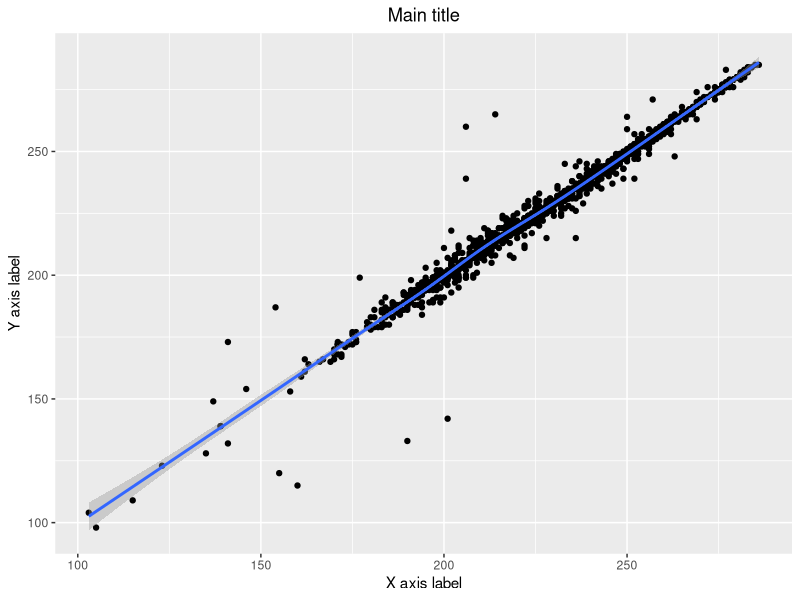
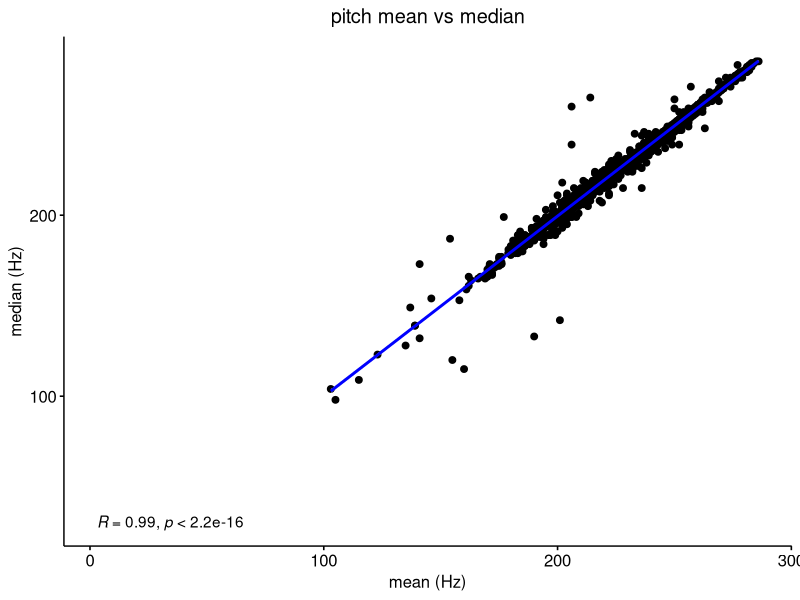
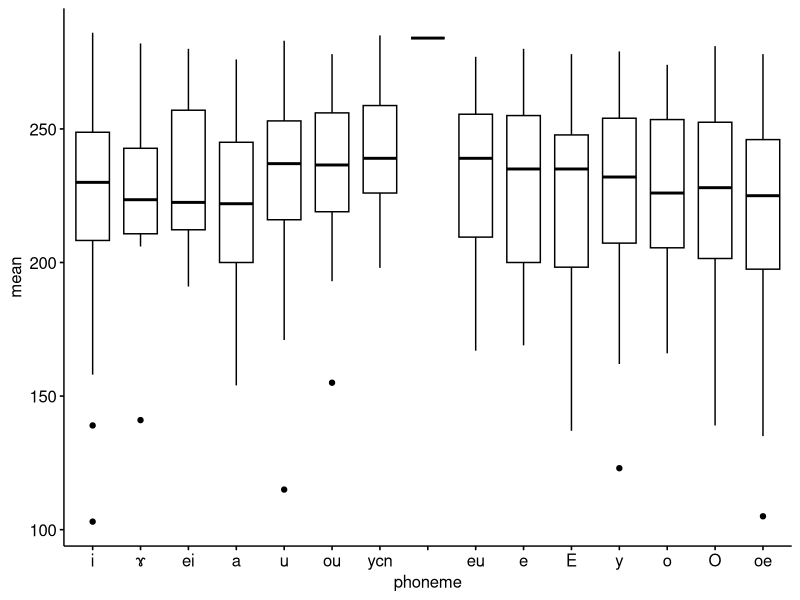
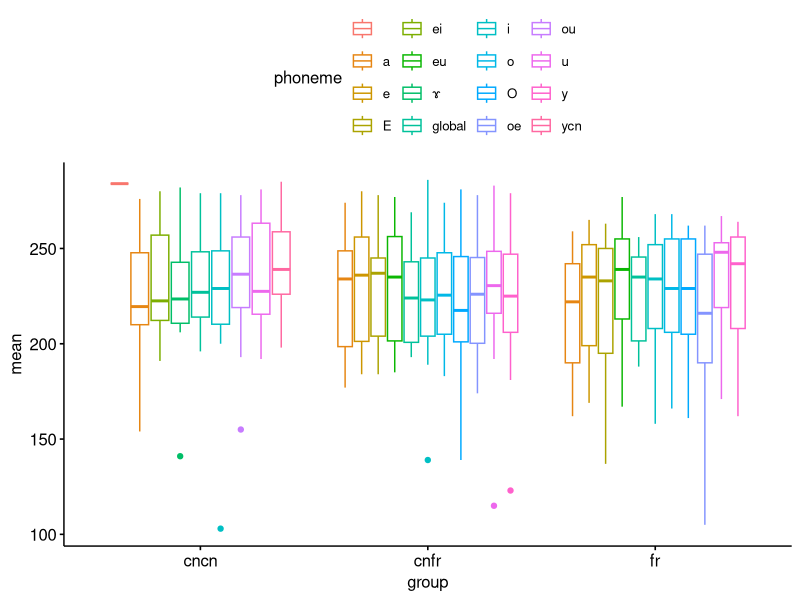
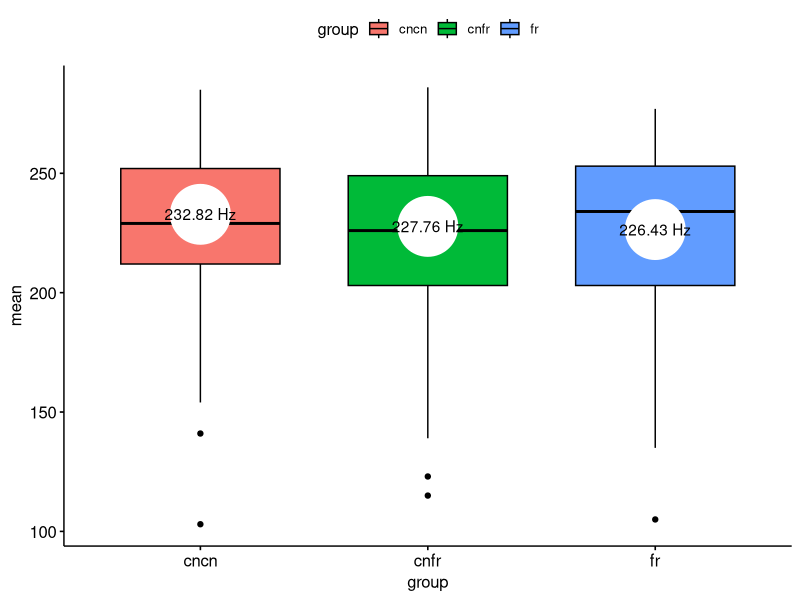

Write R code to recreate these figures, in order.
options(vsc.dev.args = list(width = 800, height = 600))
library(tidyverse)
pitchCncn <- read.csv("pitchLogCncn.txt")
pitchFrfr <- read.csv("pitchLogFrfr.txt")
pitchCnfr <- read.csv("pitchLogCnfr.txt")
pitchAll <- rbind(pitchCncn, pitchCnfr, pitchFrfr)

range(pitchAll$min)
range(pitchAll$mean)
pitchAll %>% filter(max==401)
diffPitchMeasure <- data.frame(pitchAll$mean - pitchAll$median)
diffPitchMeasure <- diffPitchMeasure %>% rename(pitchdf = 1)
range(diffPitchMeasure$pitchdf)
ggplot(pitchAll, aes(x = mean, y = median)) +
  geom_point() +
  geom_smooth() +
  labs(title = "Main title", x = "X axis label", y = "Y axis label") +
  theme(plot.title = element_text(hjust = 0.5))
library(ggpubr)
ggscatter(pitchAll,
  x = "mean", y = "median",
  add = "reg.line",
  conf.int = TRUE,
  add.params = list(
    color = "blue",
    fill = "lightgray"
  ),
  title = "pitch mean vs median",
  xlab = "mean (Hz)", ylab = "median (Hz)"
) +
  stat_cor(method = "pearson", label.x = 3, label.y = 30) +
  theme(plot.title = element_text(hjust = 0.5)) # Add correlation coefficient
pitchAll %>%
  filter(phoneme != "global") %>%
  ggboxplot(., x = "phoneme", y = "mean")

ggboxplot(pitchAll, "group", "mean", color = "phoneme")

pitchAllMeans <- aggregate(mean ~  group, pitchAll, mean)

pitchAllMeans <- pitchAllMeans %>% mutate(mean = round(mean,2))

ggboxplot(pitchAll, x = "group", y = "mean", fill = "group") +  stat_summary(fun.y=mean, geom="point", shape=20, size=30, color="white", fill="white") +
geom_text(data = pitchAllMeans, aes(label = paste(mean,"Hz"), y = mean + 0.08))


# ggboxplot(pitchAll, x = "group", y = "mean", group = "group") + facet_grid(group ~ phoneme)

# ggtitle("mean vs median of pitch")
# diffPitchMeasure  %>% ggplot(aes(x = "", y = x))+ geom_boxplot()
# ggplot(data, aes(x = phoneme, y = )) +
#   geom_segment(aes(x = x, xend = x, y = 0, yend = y), color = "skyblue") +
#   geom_point(color = "blue", size = 4, alpha = 0.6) +
#   theme_light() +
#   coord_flip() +
#   theme(
#     panel.grid.major.y = element_blank(),
#     panel.border = element_blank(),
#     axis.ticks.y = element_blank()
#   )